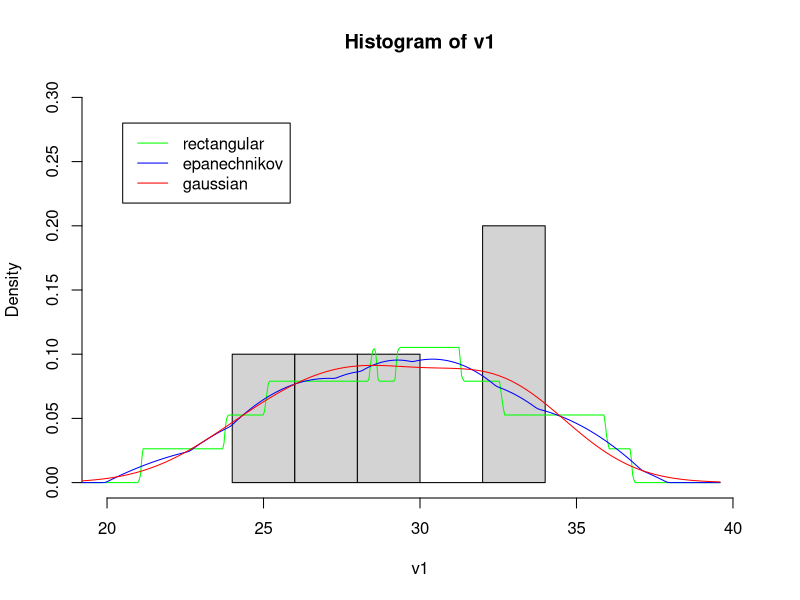
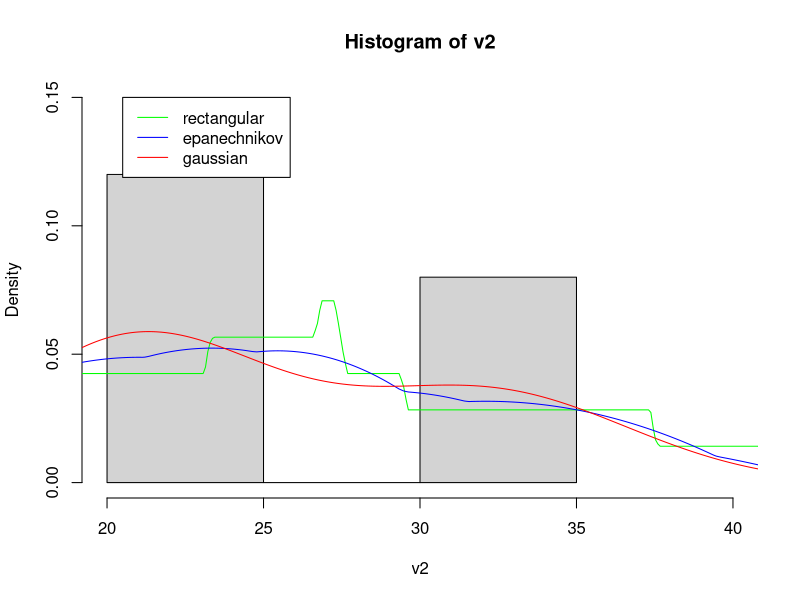
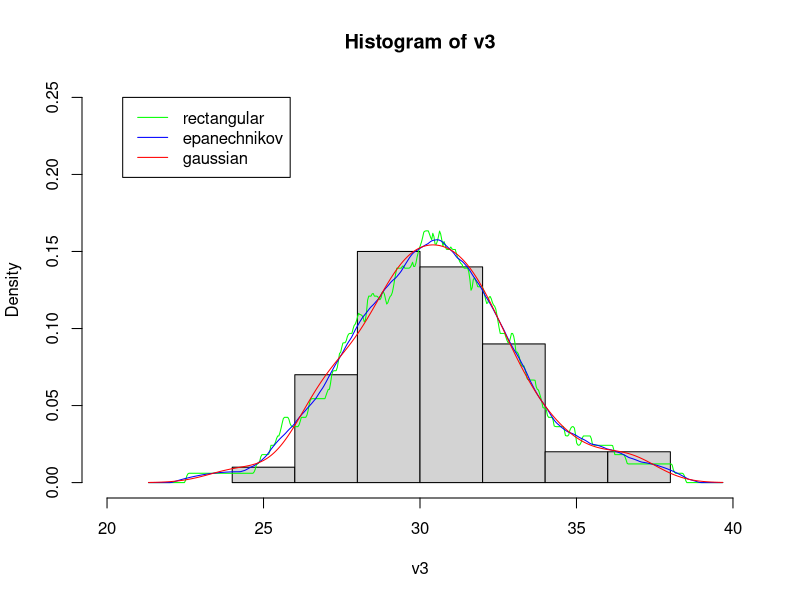
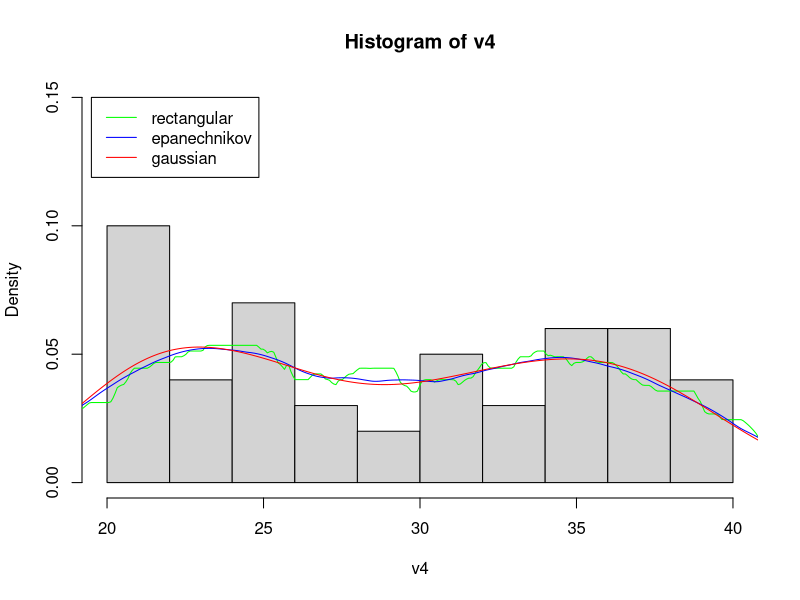

The R script that drew these images, in order:
## ---- chunk 1
library(data.table)
## ---- chunk 2
v1 = rnorm(n = 5, mean = 30, sd = 3)
v2 = runif(n = 5, min = 20, max = 40)
v3 = rnorm(n = 50, mean = 30, sd = 3)
v4 = runif(n = 50, min = 20, max = 40)
## ---- chunk 3
data.table(v1=v1, v2=v2, v3=v3, v4=v3)
## ---- chunk 4
hist(v1, probability = TRUE, xlim = c(20, 40), ylim = c(0, 0.3))
lines(density(v1, kernel = "rectangular"), col = "green", )
lines(density(v1, kernel = "epanechnikov"), col = "blue")
lines(density(v1, kernel = "gaussian"), col = "red")
legend(x = 20.5, y = 0.28,
       legend = c("rectangular", "epanechnikov", "gaussian"),
       col = c("green", "blue", "red"),
       lty=1, cex = 1)
## ---- chunk 5
hist(v2, probability = TRUE, xlim = c(20, 40), ylim = c(0, 0.15))
lines(density(v2, kernel = "rectangular"), col = "green")
lines(density(v2, kernel = "epanechnikov"), col = "blue")
lines(density(v2, kernel = "gaussian"), col = "red")
legend(x = 20.5, y = 0.15,
       legend = c("rectangular", "epanechnikov", "gaussian"),
       col = c("green", "blue", "red"),
       lty=1, cex = 1)
## ---- chunk 6
hist(v3, probability = TRUE, xlim = c(20, 40), ylim = c(0, 0.25))
lines(density(v3, kernel = "rectangular"), col = "green")
lines(density(v3, kernel = "epanechnikov"), col = "blue")
lines(density(v3, kernel = "gaussian"), col = "red")
legend(x = 20.5, y = 0.25,
       legend = c("rectangular", "epanechnikov", "gaussian"),
       col = c("green", "blue", "red"),
       lty=1, cex = 1)
## ---- chunk 7
hist(v4, probability = TRUE, xlim = c(20, 40), ylim = c(0, 0.15))
lines(density(v4, kernel = "rectangular"), col = "green")
lines(density(v4, kernel = "epanechnikov"), col = "blue")
lines(density(v4, kernel = "gaussian"), col = "red")
legend(x = 19.5, y = 0.15,
       legend = c("rectangular", "epanechnikov", "gaussian"),
       col = c("green", "blue", "red"),
       lty=1, cex = 1)
